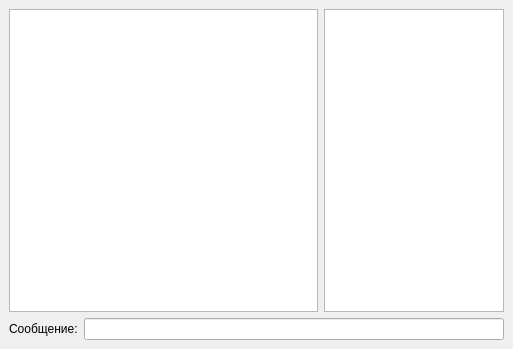
<?xml version="1.0" encoding="UTF-8"?>
<ui version="4.0">
 <class>ChatDialog</class>
 <widget class="QDialog" name="ChatDialog">
  <property name="geometry">
   <rect>
    <x>0</x>
    <y>0</y>
    <width>513</width>
    <height>349</height>
   </rect>
  </property>
  <property name="windowTitle">
   <string>Chat</string>
  </property>
  <layout class="QVBoxLayout">
   <property name="spacing">
    <number>6</number>
   </property>
   <property name="leftMargin">
    <number>9</number>
   </property>
   <property name="topMargin">
    <number>9</number>
   </property>
   <property name="rightMargin">
    <number>9</number>
   </property>
   <property name="bottomMargin">
    <number>9</number>
   </property>
   <item>
    <layout class="QHBoxLayout">
     <property name="spacing">
      <number>6</number>
     </property>
     <property name="leftMargin">
      <number>0</number>
     </property>
     <property name="topMargin">
      <number>0</number>
     </property>
     <property name="rightMargin">
      <number>0</number>
     </property>
     <property name="bottomMargin">
      <number>0</number>
     </property>
     <item>
      <widget class="QTextEdit" name="textEdit">
       <property name="focusPolicy">
        <enum>Qt::NoFocus</enum>
       </property>
       <property name="readOnly">
        <bool>true</bool>
       </property>
      </widget>
     </item>
     <item>
      <widget class="QListWidget" name="listWidget">
       <property name="maximumSize">
        <size>
         <width>180</width>
         <height>16777215</height>
        </size>
       </property>
       <property name="focusPolicy">
        <enum>Qt::NoFocus</enum>
       </property>
      </widget>
     </item>
    </layout>
   </item>
   <item>
    <layout class="QHBoxLayout">
     <property name="spacing">
      <number>6</number>
     </property>
     <property name="leftMargin">
      <number>0</number>
     </property>
     <property name="topMargin">
      <number>0</number>
     </property>
     <property name="rightMargin">
      <number>0</number>
     </property>
     <property name="bottomMargin">
      <number>0</number>
     </property>
     <item>
      <widget class="QLabel" name="label">
       <property name="text">
        <string>Сообщение:</string>
       </property>
      </widget>
     </item>
     <item>
      <widget class="QLineEdit" name="lineEdit"/>
     </item>
    </layout>
   </item>
  </layout>
 </widget>
 <resources/>
 <connections/>
</ui>
